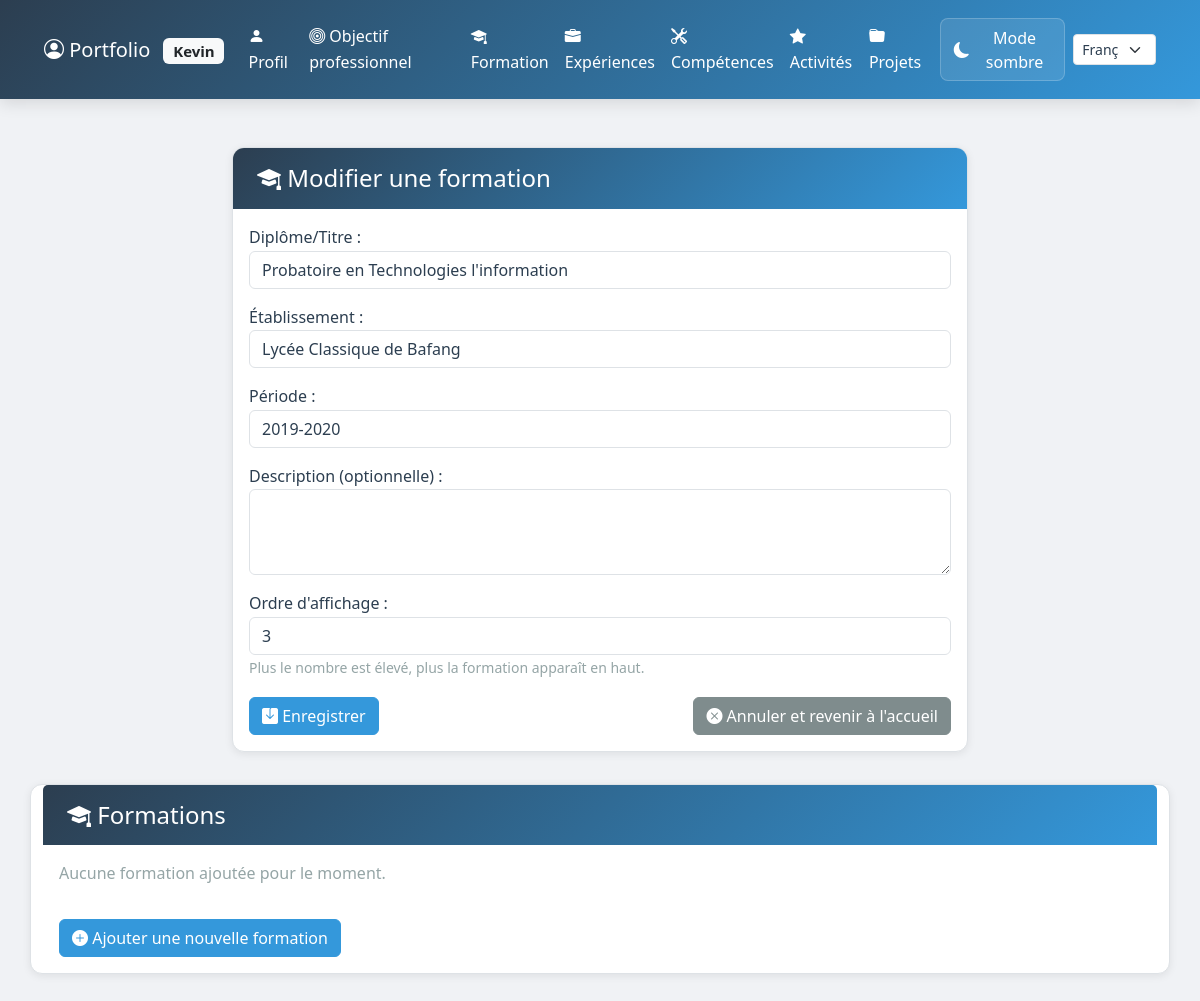
Page /formation/3/modifier/ (signed in) on the committed database.
### portfolio/models.py (models this page shows, shortened)
class Formation(models.Model):
    profil = models.ForeignKey(Profil, on_delete=models.CASCADE, related_name='formations')
    titre = models.CharField(max_length=200)
    etablissement = models.CharField(max_length=200)
    periode = models.CharField(max_length=100)
    description = models.TextField(blank=True)
    ordre = models.IntegerField(default=0)
    class Meta:
        verbose_name = 'Formation'
        verbose_name_plural = 'Formations'
        ordering = ['-ordre', '-id']

### portfolio/views.py (the view)
# urls.py: path('formation/<int:pk>/modifier/', views.modifier_formation, name='modifier_formation'),
@login_required
def modifier_formation(request, pk):
    formation = get_object_or_404(Formation, pk=pk, profil__user=request.user)
    if request.method == 'POST':
        form = FormationForm(request.POST, instance=formation)
        if form.is_valid():
            form.save()
            messages.success(request, 'Formation modifiée avec succès!')
            return redirect('portfolio:modifier_profil')
    else:
        form = FormationForm(instance=formation)
    return render(request, 'portfolio/formation_form.html', {'form': form, 'action': 'Modifier'})

### portfolio/forms.py
class FormationForm(forms.ModelForm):
    class Meta:
        model = Formation
        fields = ['titre', 'etablissement', 'periode', 'description', 'ordre']
        widgets = {
            'titre': forms.TextInput(attrs={'class': 'form-control'}),
            'etablissement': forms.TextInput(attrs={'class': 'form-control'}),
            'periode': forms.TextInput(attrs={'class': 'form-control', 'placeholder': 'Ex: 2022-2025'}),
            'description': forms.Textarea(attrs={'class': 'form-control', 'rows': 3}),
            'ordre': forms.NumberInput(attrs={'class': 'form-control', 'value': 0}),
        }
        labels = {
            'titre': 'Diplôme/Titre',
            'etablissement': 'Établissement',
            'periode': 'Période',
            'description': 'Description (optionnelle)',
            'ordre': 'Ordre d\'affichage',
        }

### portfolio/templates/portfolio/formation_form.html (shortened to what this page needs)
{% extends 'portfolio/base.html' %}
{% block content %}
<div class="row justify-content-center">
    <div class="col-md-8">
        <div class="card">
            <div class="card-header">
                <h4 class="mb-0"><i class="bi bi-mortarboard-fill"></i> {{ action }} une formation</h4>
            </div>
            <div class="card-body">
                <form method="post">
                    <div class="mb-3">
                        {{ form.titre.label_tag }}
                        {{ form.titre }}
                    </div>
                    <div class="mb-3">
                        {{ form.etablissement.label_tag }}
                        {{ form.etablissement }}
                    </div>
                    <div class="mb-3">
                        {{ form.periode.label_tag }}
                        {{ form.periode }}
                    </div>
                    <div class="mb-3">
                        {{ form.description.label_tag }}
                        {{ form.description }}
                    </div>
                    <div class="mb-3">
                        {{ form.ordre.label_tag }}
                        {{ form.ordre }}
                        <small class="form-text text-muted">Plus le nombre est élevé, plus la formation apparaît en haut.</small>
                    </div>
                    <div class="d-flex gap-2">
                        <button type="submit" class="btn btn-primary me-auto">
                            <i class="bi bi-save-fill"></i> Enregistrer
                        </button>
                        <a href="{% url 'portfolio:accueil' %}" class="btn btn-secondary">
                            <i class="bi bi-x-circle-fill"></i> Annuler et revenir à l'accueil
                        </a>
                    </div>
                </form>
            </div>
        </div>
    </div>
    <div class="card mb-4">
        <div class="card-header">
            <h4 class="mb-0"><i class="bi bi-mortarboard-fill"></i> Formations</h4>
        </div>
        <div class="card-body">
            {% if formations %}
                <ul class="list-group">
                    {% for formation in formations %}
                        <li class="list-group-item d-flex justify-content-between align-items-center">
                            <div>
                                <h5 class="mb-1">{{ formation.titre }}</h5>
                                <small class="text-muted">{{ formation.etablissement }} | {{ formation.periode }}</small>
                            </div>
                            <div>
                                <a href="{% url 'portfolio:modifier_formation' formation.pk %}" class="btn btn-sm btn-warning me-2">
                                    <i class="bi bi-pencil-fill"></i> Modifier
                                </a>
                                <a href="{% url 'portfolio:supprimer_formation' formation.pk %}" class="btn btn-sm btn-danger">
                                    <i class="bi bi-trash-fill"></i> Supprimer
                                </a>
                            </div>
                        </li>
                    {% endfor %}
                </ul>
            {% else %}
                <p class="text-muted">Aucune formation ajoutée pour le moment.</p>
            {% endif %}
            <a href="{% url 'portfolio:ajouter_formation' %}" class="btn btn-primary mt-3">
                <i class="bi bi-plus-circle-fill"></i> Ajouter une nouvelle formation
            </a>
        </div>
    </div>
</div>
{% endblock %}

### portfolio/templates/portfolio/base.html (shortened to what this page needs)
<!DOCTYPE html>
{% load static %}
<html lang="fr">
<head>
    <link href="https://cdn.jsdelivr.net/npm/bootstrap@5.3.0/dist/css/bootstrap.min.css" rel="stylesheet">
    <link rel="stylesheet" href="https://cdn.jsdelivr.net/npm/bootstrap-icons@1.10.0/font/bootstrap-icons.css">
    <link rel="stylesheet" href="{% static 'css/styles.css' %}">
    <link rel="stylesheet" href="https://cdn.jsdelivr.net/gh/devicons/devicon@latest/devicon.min.css">
</head>
<body>
    <nav class="navbar navbar-expand-lg navbar-dark">
        <div class="container">
            <a class="navbar-brand" href="{% url 'portfolio:accueil' %}">
                <i class="bi bi-person-circle"></i> Portfolio
                {% if user.is_authenticated %}
                    <span class="badge bg-light text-dark ms-2">{{ user.username }}</span>
                {% endif %}
            </a>
            <div class="collapse navbar-collapse" id="navbarNav">
                <ul class="navbar-nav ms-auto align-items-center">
                    <li class="nav-item">
                        <a class="nav-link" href="{% url 'portfolio:accueil' %}#profil">
                            <i class="bi bi-person-fill"></i> Profil
                        </a>
                    </li>
                    <li class="nav-item">
                        <a class="nav-link" href="{% url 'portfolio:accueil' %}#objectif">
                            <i class="bi bi-bullseye"></i> Objectif professionnel
                        </a>
                    </li>
                    <li class="nav-item">
                        <a class="nav-link" href="{% url 'portfolio:accueil' %}#formation">
                            <i class="bi bi-mortarboard-fill"></i> Formation
                        </a>
                    </li>
                    <li class="nav-item">
                        <a class="nav-link" href="{% url 'portfolio:accueil' %}#experiences">
                            <i class="bi bi-briefcase-fill"></i> Expériences
                        </a>
                    </li>
                    <li class="nav-item">
                        <a class="nav-link" href="{% url 'portfolio:accueil' %}#competences">
                            <i class="bi bi-tools"></i> Compétences
                        </a>
                    </li>
                    <li class="nav-item">
                        <a class="nav-link" href="{% url 'portfolio:accueil' %}#activites">
                            <i class="bi bi-star-fill"></i> Activités
                        </a>
                    </li>
                    <li class="nav-item">
                        <a class="nav-link" href="{% url 'portfolio:accueil' %}#projets">
                            <i class="bi bi-folder-fill"></i> Projets
                        </a>
                    </li>
                    <li class="nav-item ms-2">
                        <button id="theme-toggle" class="btn btn-theme" type="button" aria-label="Basculer thème">
                            <i id="theme-icon" class="bi"></i>
                            <span id="theme-text" class="d-none d-lg-inline"></span>
                        </button>
                    </li>
                </ul>
                <form action="{% url 'set_language' %}" method="post" class="d-inline ms-2">
                    <select name="language" onchange="this.form.submit()" class="form-select form-select-sm" aria-label="Choisir la langue">
                        <option value="fr"{% if LANGUAGE_CODE == 'fr' %} selected{% endif %} data-flag="🇫🇷">Français</option>
                    </select>
                </form>
            </div>
        </div>
    </nav>
    <main class="container my-5">
        {% block content %}
        {% endblock %}
    </main>
</body>
</html>

### portfolio/static/css/styles.css (style rules this page uses)
:root { --primary-color: #2c3e50; --secondary-color: #3498db; --accent-color: #e74c3c; --success-color: #27ae60; --warning-color: #f39c12; --danger-color: #e74c3c; --body-bg: #f0f2f5; --card-bg: #ffffff; --navbar-bg-start: #2c3e50; --navbar-bg-end: #3498db; --modal-bg: #ffffff; --input-bg: #ffffff; --table-bg: #ffffff; --table-hover-bg: #f8f9fa; --text-primary: #2c3e50; --text-secondary: #7f8c8d; --text-muted: #95a5a6; --text-light: #ffffff; --border-color: #dee2e6; --border-light: #e9ecef; --shadow-sm: 0 2px 8px rgba(0, 0, 0, 0.08); --shadow-md: 0 4px 16px rgba(0, 0, 0, 0.12); --shadow-lg: 0 8px 24px rgba(0, 0, 0, 0.15); --transition-fast: all 0.2s ease; --transition-normal: all 0.3s ease; }
* { transition: background-color 0.3s ease, color 0.3s ease, border-color 0.3s ease; }
body { font-family: 'Segoe UI', Tahoma, Geneva, Verdana, sans-serif; background-color: var(--body-bg); color: var(--text-primary); line-height: 1.6; margin: 0; padding: 0; }
.navbar { background: linear-gradient(135deg, var(--navbar-bg-start), var(--navbar-bg-end)); box-shadow: var(--shadow-md); padding: 1rem 2rem; }
.navbar-brand, .nav-link { color: var(--text-light) !important; }
.navbar .btn-theme { background: rgba(255, 255, 255, 0.1); color: var(--text-light); border: 1px solid rgba(255, 255, 255, 0.2); padding: 0.4rem 0.8rem; border-radius: 8px; display: inline-flex; align-items: center; gap: 0.5rem; transition: var(--transition-fast); }
.card { background: var(--card-bg); border: 1px solid var(--border-color); box-shadow: var(--shadow-sm); transition: var(--transition-fast); margin-bottom: 2rem; border-radius: 12px; overflow: hidden; }
.card-header { background: linear-gradient(135deg, var(--primary-color), var(--secondary-color)); color: var(--text-light); font-weight: 600; padding: 1rem 1.5rem; border-bottom: none; }
.card-body { color: var(--text-primary); }
.btn-primary { background-color: var(--secondary-color); border-color: var(--secondary-color); color: var(--text-light); transition: var(--transition-fast); }
.btn-secondary { background-color: var(--text-secondary); border-color: var(--text-secondary); color: var(--text-light); }
.form-control, .form-select { background-color: var(--input-bg); border-color: var(--border-color); color: var(--text-primary); }
.form-control::placeholder { color: var(--text-muted); }
.text-muted { color: var(--text-muted) !important; }
a { color: var(--secondary-color); text-decoration: none; transition: var(--transition-fast); }

### rows in the picture
Formation: titre "Probatoire en Technologies l'information", etablissement "Lycée Classique de Bafang", periode "2019-2020", ordre "3"

### other values in the picture
{{ user.username }} "Kevin"
{{ action }} "Modifier"
